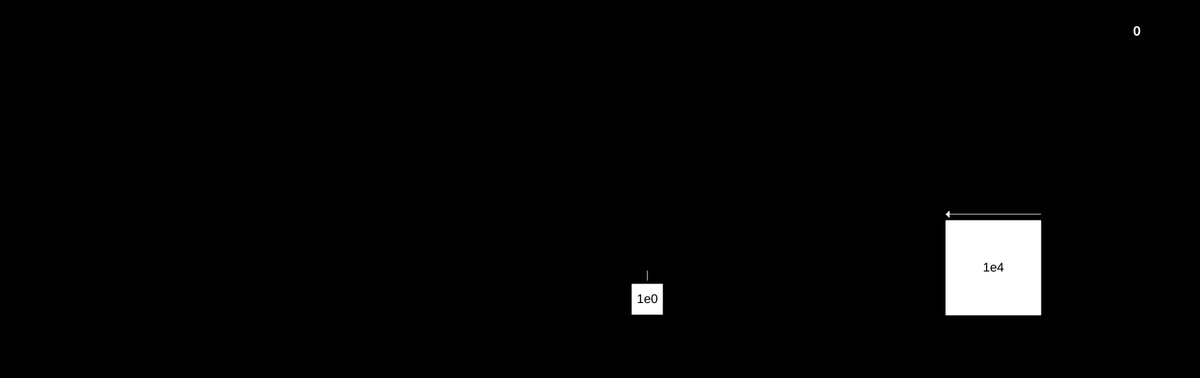
Frame 1 (no input)
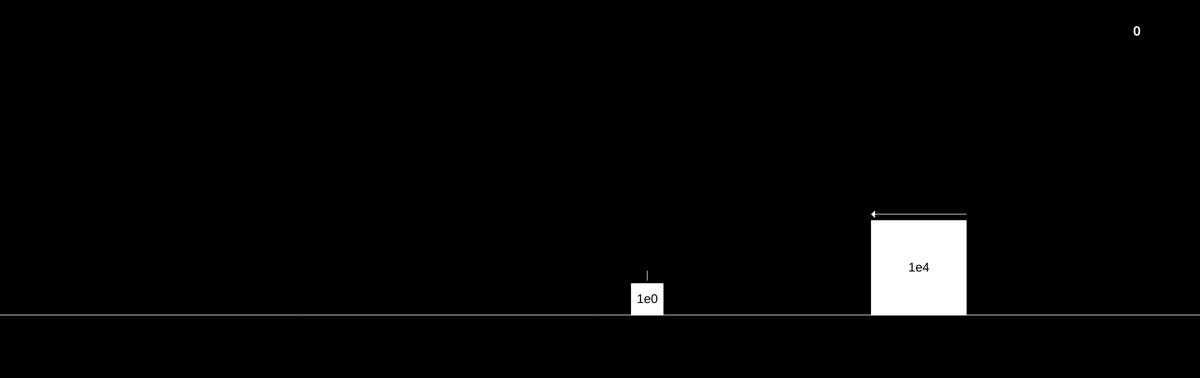
Frame 60 (no input)
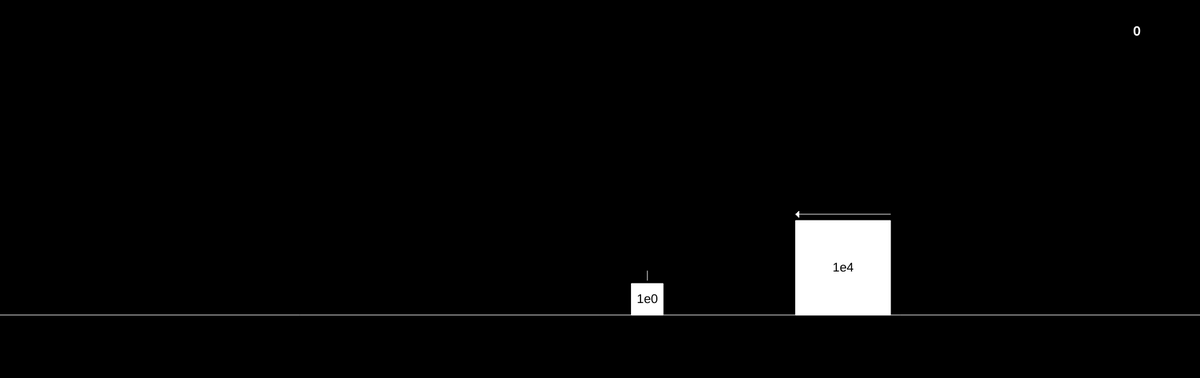
Frame 120 (the mouse pressed at the canvas centre since frame 60)

The p5.js sketch that drew these frames (run headless with seeded random() and noise() and a simulated clock; from frame 60 on, the mouse is pressed at the canvas centre):

// p5.js sketch
// ── sketch.js
let block1;
let block2;
let count = 0;
let digits = 3;
let unit = 50;
let timeStep = Math.pow(10,digits-2);
function setup() {
  createCanvas(1900, 600);

  let digitsInput = createInput(digits, 'number');
  digitsInput.parent(createDiv('Digits of PI: '));
  digitsInput.input(function() {
    digits = +this.value();
    timeStep = Math.pow(10,digits-2);
    reset();
  });
  reset();
}
function reset() {
  count = 0;
  block1 = new Block(1000, 500, unit, 0, 1);
  block2 = new Block(1500, 500, unit* digits , -2/timeStep, pow(100, digits - 1));
}
function draw() {
  background(0);
  line(0, 500, width, 500);
  for(let i = 0; i < timeStep; i++) {
    if(block1.Collide(block2)) {
      let v1 = block1.collision(block2);
      let v2 = block2.collision(block1);
      block1.v = v1;
      block2.v = v2;
      count++;
    }
    if(block1.HitWall()) {
      block1.Reverse();
      count++;
    }
    block1.Update();
    block2.Update();
    if(block2.x < block1.w) {
      block2.x = block1.w;
    }
    if(block1.x < -1) {
      block1.x = -1;
    }
    if(block1.x + block1.w > block2.x) {
      block1.x = block2.x - block1.w;
    }
    if(block1.x > width-width/4) {
      translate(-block1.v, 0);
      block1.x = block1.x-block1.v;
      block2.x = block2.x -block1.v;
   }
  }

  block1.Render();
  block2.Render();

  text(count, width - 100, 50);
}

// ── block.js
class Block {
  constructor(x, y, w, v, m) {
    this.x = x;
    this.y = y;
    this.w = w;
    this.v = v;
    this.m = m;
    this.lineY = this.y - this.w - 10;
  }
  HitWall() {
    return this.x < 0;
  }
  Reverse() {
    this.v *= -1;
  }
  Collide(other) {
    return !(this.x + this.w < other.x || this.x > other.x + other.w);
  }
  collision(other) {
    let sumM = this.m + other.m;
    let newV = (this.m - other.m)/sumM * this.v + 2*other.m/sumM*other.v;
    return newV;
  }
  Update() {
    this.x += this.v;
  }
  Render() {
    fill(255);
    rect(this.x, this.y - this.w, this.w, this.w);
    //stroke(0);
    fill(0);
    textAlign(CENTER, CENTER);
    textSize(20);
    text('1e'+Math.log10(this.m), this.x + this.w/2, this.y - this.w/2);
    stroke(255);
    fill(255);

    if(this.v == 0) {
      line(this.x + this.w/2, this.y - this.w - 20,this.x + this.w/2,this.y - this.w - 5);
    } else {
      line(this.x, this.lineY,this.x + this.w, this.lineY);
      if(this.v < 0) {
        triangle(this.x, this.lineY, this.x + 5, this.y - this.w - 15, this.x + 5, this.y - this.w - 5);
      } else {
        triangle(this.x + this.w, this.y - this.w - 10, this.x + this.w - 5, this.y - this.w - 15, this.x + this.w - 5, this.y - this.w - 5);
      }
    }
  }
}
